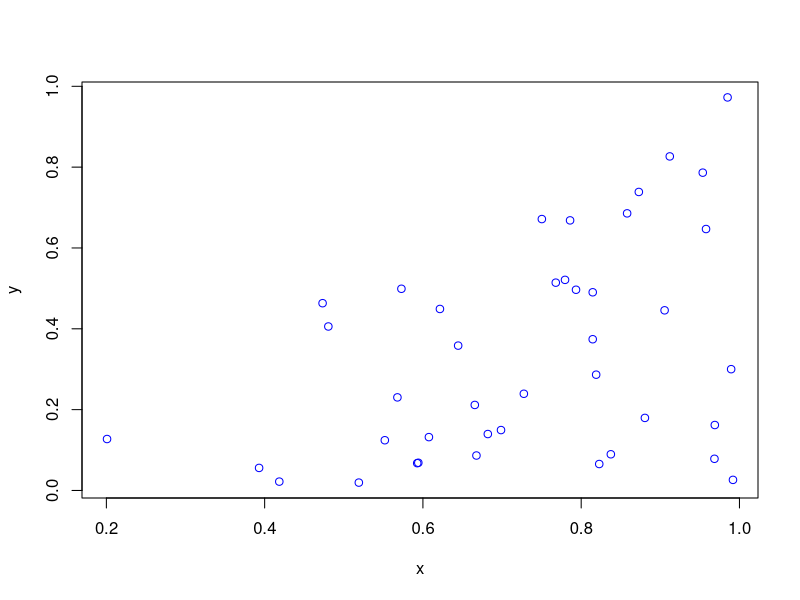
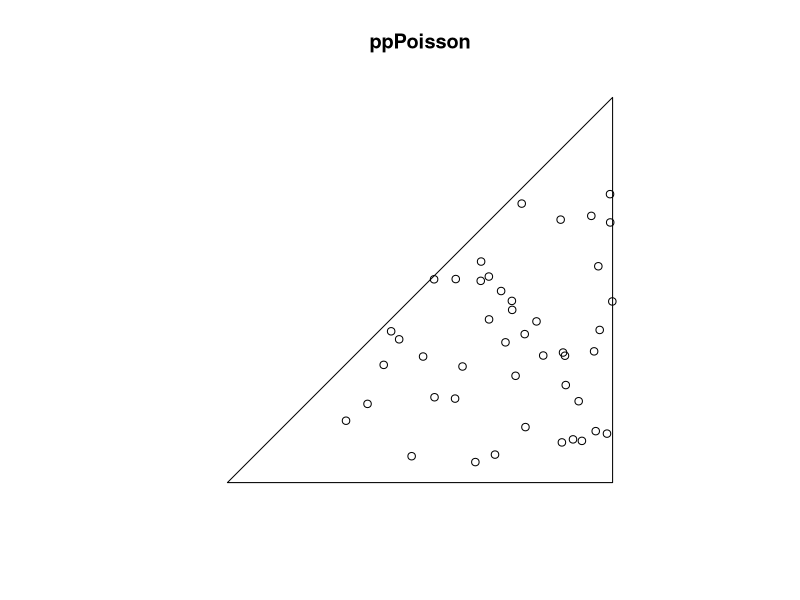

R code for these plots, in order:
#Simulate a Poisson point process on a triangle.
#Author: H. Paul Keeler, 2018.

#Simulation window parameters -- points A,B,C of a triangle
xA=0;xB=1;xC=1; #x values of three points
yA=0;yB=0;yC=1; #y values of three points

#Point process parameters
lambda=100; #intensity (ie mean density) of the Poisson process

#calculate sides of triangle
a=sqrt((xA-xB)^2+(yA-yB)^2); 
b=sqrt((xB-xC)^2+(yB-yC)^2); 
c=sqrt((xC-xA)^2+(yC-yA)^2); 
s=(a+b+c)/2; #calculate semi-perimeter

#Use Herron's formula to calculate the area of triangle
areaTotal=(1/4)*sqrt( (a+(b+c))*(c-(a-b))*(c+(a-b))*(a+(b-c))); 

#Simulate a Poisson point process
numbPoints=rpois(1,areaTotal*lambda);#Poisson number of points
U=runif(numbPoints);#uniform random variables
V=runif(numbPoints);#uniform random variables

#places points uniformly on triangle
xx=sqrt(U)*xA+sqrt(U)*(1-V)*xB+sqrt(U)*V*xC;#x coordinates of points
yy=sqrt(U)*yA+sqrt(U)*(1-V)*yB+sqrt(U)*V*yC;#y coordinates of points

#Plotting
plot(xx,yy,'p',xlab='x',ylab='y',col='blue');

library("spatstat");
#create triangle window object
windowTriangle=owin(poly=list(x=c(xA,xB,xC), y=c(yA,yB,yC))); 
#create Poisson "point pattern" object
ppPoisson=rpoispp(lambda,win=windowTriangle) 
plot(ppPoisson); #Plot point pattern object
#retrieve x/y values from point pattern object
xx=ppPoisson$x; 
yy=ppPoisson$y;
